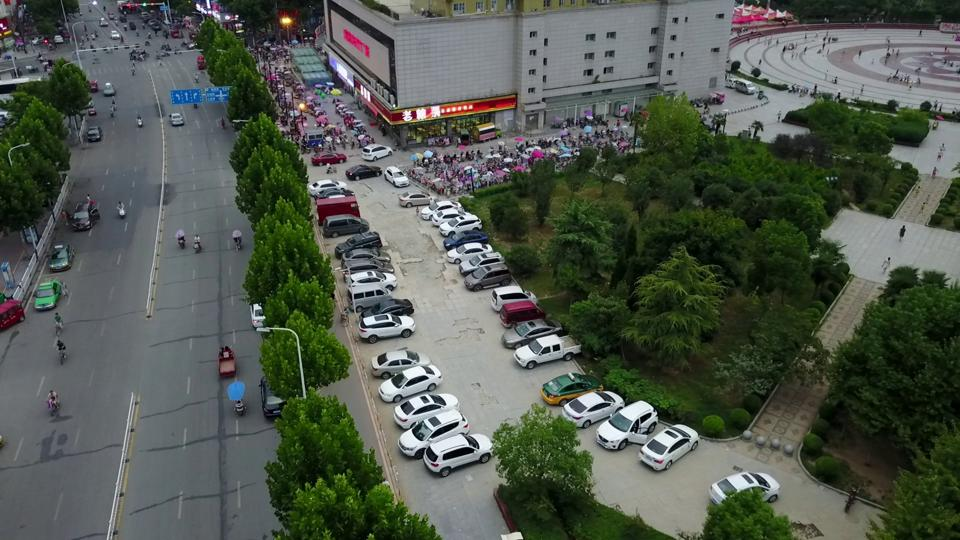
#> input picture ssd/seesee/files/0000002_00005_d_0000014.jpg, 960 x 540 px
$ python draw_region.py
#> lines starting #> are read from the running program, lines starting #| are printed output that depends on the picture; after the words box and inside, x2 and y2 are one past the last pixel; in counts of white or black regions, pixels touching at a corner belong together
import cv2

# cv2.rectangle(frame,(x,y),(x+w,y+h),(255,0,0),2)＃frame图像，起点坐标，终点坐标（在这里是x+w,y+h,因为w,h分别是人脸的长宽）颜色，线宽）

# regions = [[232, 385, 13, 31, 0], [234, 391, 8, 17, 1]]


def draw(img_path, regions):
#> called with img_path = 'files/0000002_00005_d_0000014.jpg'
    img = cv2.imread(img_path)
#> img is the input picture: shape (540, 960, 3); mean B, G, R 78.1, 88.3, 80.7
    for x, y, w, h, score in regions:
        cv2.rectangle(img, (x, y), (x + w, y + h), (255, 0, 0), 2)
        cv2.putText(score, 'face', (int(w / 2 + x), int(y - h / 5)), cv2.FONT_HERSHEY_PLAIN, 2.0, (255, 255, 255), 2, 1)
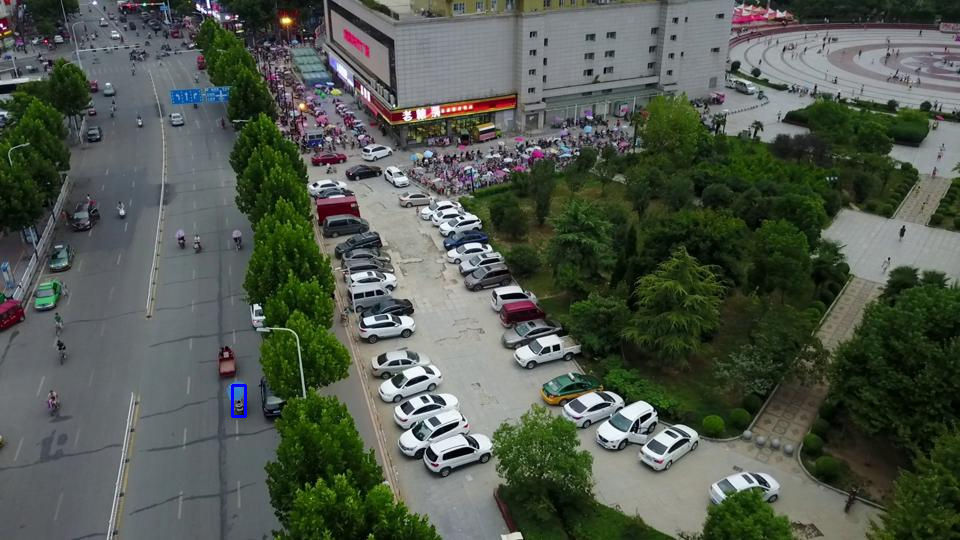
#> img: shape (540, 960, 3); 0.05% of pixels changed, all inside (x1, y1, x2, y2) = (231, 384, 247, 418)
    cv2.imshow('result', img)
    cv2.waitKey(0)
    cv2.destroyAllWindows()


if __name__ == '__main__':
    regions = [[232, 385, 13, 31, 0], [234, 391, 8, 17, 1]]
    region1 = [[232, 385, 13, 31, 0]]
    draw('files/0000002_00005_d_0000014.jpg', region1)
